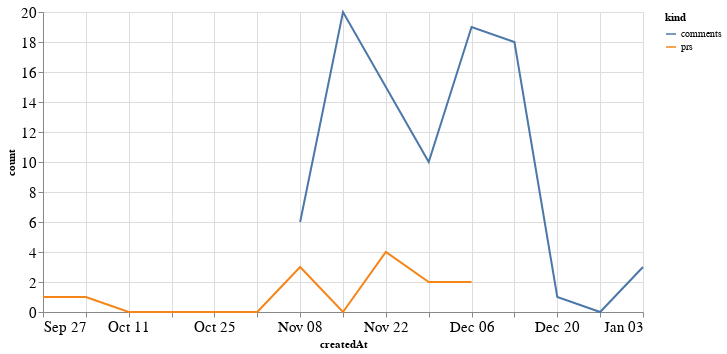

This figure's notebook cell:
### Code cell
alt.Chart(total_time, width=600).mark_line().encode(
    x='createdAt',
    y='count',
    color='kind'
)

### Figure 1 — Vega-Lite specification as saved in the notebook (floating-point values rounded to 4 significant figures)
{"config": {"axisLeft": {"labelFontSize": 15}, "axisBottom": {"labelFontSize": 15}}, "data": {"name": "data-5ed8c05bed94e9df8d7c58e27c3855cd"}, "mark": "line", "encoding": {"color": {"type": "nominal", "field": "kind"}, "x": {"type": "temporal", "field": "createdAt"}, "y": {"type": "quantitative", "field": "count"}}, "width": 600, "$schema": "https://vega.github.io/schema/vega-lite/v4.8.1.json", "datasets": {"data-5ed8c05bed94e9df8d7c58e27c3855cd": [{"createdAt": "2020-09-27T00:00:00", "kind": "prs", "count": 1.0}, {"createdAt": "2020-10-04T00:00:00", "kind": "prs", "count": 1.0}, {"createdAt": "2020-10-11T00:00:00", "kind": "prs", "count": 0.0}, {"createdAt": "2020-10-18T00:00:00", "kind": "prs", "count": 0.0}, {"createdAt": "2020-10-25T00:00:00", "kind": "prs", "count": 0.0}, {"createdAt": "2020-11-01T00:00:00", "kind": "prs", "count": 0.0}, {"createdAt": "2020-11-08T00:00:00", "kind": "prs", "count": 3.0}, {"createdAt": "2020-11-15T00:00:00", "kind": "prs", "count": 0.0}, {"createdAt": "2020-11-22T00:00:00", "kind": "prs", "count": 4.0}, {"createdAt": "2020-11-29T00:00:00", "kind": "prs", "count": 2.0}, {"createdAt": "2020-12-06T00:00:00", "kind": "prs", "count": 2.0}, {"createdAt": "2020-12-13T00:00:00", "kind": "prs", "count": null}, {"createdAt": "2020-12-20T00:00:00", "kind": "prs", "count": null}, {"createdAt": "2020-12-27T00:00:00", "kind": "prs", "count": null}, {"createdAt": "2021-01-03T00:00:00", "kind": "prs", "count": null}, {"createdAt": "2020-09-27T00:00:00", "kind": "comments", "count": null}, {"createdAt": "2020-10-04T00:00:00", "kind": "comments", "count": null}, {"createdAt": "2020-10-11T00:00:00", "kind": "comments", "count": null}, {"createdAt": "2020-10-18T00:00:00", "kind": "comments", "count": null}, {"createdAt": "2020-10-25T00:00:00", "kind": "comments", "count": null}, {"createdAt": "2020-11-01T00:00:00", "kind": "comments", "count": null}, {"createdAt": "2020-11-08T00:00:00", "kind": "comments", "count": 6.0}, {"createdAt": "2020-11-15T00:00:00", "kind": "comments", "count": 20.0}, {"createdAt": "2020-11-22T00:00:00", "kind": "comments", "count": 15.0}, {"createdAt": "2020-11-29T00:00:00", "kind": "comments", "count": 10.0}, {"createdAt": "2020-12-06T00:00:00", "kind": "comments", "count": 19.0}, {"createdAt": "2020-12-13T00:00:00", "kind": "comments", "count": 18.0}, {"createdAt": "2020-12-20T00:00:00", "kind": "comments", "count": 1.0}, {"createdAt": "2020-12-27T00:00:00", "kind": "comments", "count": 0.0}, {"createdAt": "2021-01-03T00:00:00", "kind": "comments", "count": 3.0}]}}
